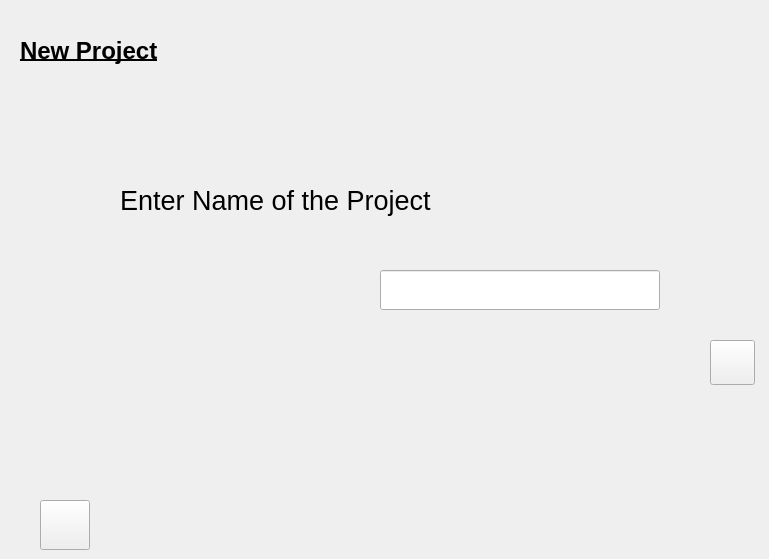
      <widget class="QWidget" name="create_new_name">
       <property name="minimumSize">
        <size>
         <width>769</width>
         <height>470</height>
        </size>
       </property>
       <widget class="QLabel" name="entername">
        <property name="geometry">
         <rect>
          <x>120</x>
          <y>170</y>
          <width>331</width>
          <height>61</height>
         </rect>
        </property>
        <property name="minimumSize">
         <size>
          <width>0</width>
          <height>0</height>
         </size>
        </property>
        <property name="font">
         <font>
          <pointsize>20</pointsize>
          <weight>50</weight>
          <bold>false</bold>
         </font>
        </property>
        <property name="text">
         <string>Enter Name of the Project</string>
        </property>
       </widget>
       <widget class="QLabel" name="head_newproject">
        <property name="geometry">
         <rect>
          <x>20</x>
          <y>20</y>
          <width>161</width>
          <height>61</height>
         </rect>
        </property>
        <property name="minimumSize">
         <size>
          <width>0</width>
          <height>0</height>
         </size>
        </property>
        <property name="font">
         <font>
          <pointsize>18</pointsize>
          <weight>75</weight>
          <bold>true</bold>
          <underline>true</underline>
         </font>
        </property>
        <property name="text">
         <string>New Project</string>
        </property>
       </widget>
       <widget class="QPushButton" name="homeButton">
        <property name="geometry">
         <rect>
          <x>40</x>
          <y>500</y>
          <width>50</width>
          <height>50</height>
         </rect>
        </property>
        <property name="minimumSize">
         <size>
          <width>50</width>
          <height>50</height>
         </size>
        </property>
        <property name="maximumSize">
         <size>
          <width>50</width>
          <height>50</height>
         </size>
        </property>
        <property name="text">
         <string/>
        </property>
        <property name="icon">
         <iconset resource="icons/icons.qrc">
          <normaloff>:/images/home.png</normaloff>:/images/home.png</iconset>
        </property>
        <property name="iconSize">
         <size>
          <width>40</width>
          <height>40</height>
         </size>
        </property>
        <property name="flat">
         <bool>false</bool>
        </property>
       </widget>
       <widget class="QPushButton" name="continueButton">
        <property name="geometry">
         <rect>
          <x>710</x>
          <y>340</y>
          <width>45</width>
          <height>45</height>
         </rect>
        </property>
        <property name="minimumSize">
         <size>
          <width>45</width>
          <height>45</height>
         </size>
        </property>
        <property name="maximumSize">
         <size>
          <width>45</width>
          <height>45</height>
         </size>
        </property>
        <property name="text">
         <string/>
        </property>
        <property name="icon">
         <iconset resource="icons/icons.qrc">
          <normaloff>:/images/right.png</normaloff>:/images/right.png</iconset>
        </property>
        <property name="iconSize">
         <size>
          <width>45</width>
          <height>45</height>
         </size>
        </property>
        <property name="checkable">
         <bool>false</bool>
        </property>
       </widget>
       <widget class="QLineEdit" name="input_projectname">
        <property name="geometry">
         <rect>
          <x>380</x>
          <y>270</y>
          <width>280</width>
          <height>40</height>
         </rect>
        </property>
        <property name="font">
         <font>
          <pointsize>18</pointsize>
         </font>
        </property>
        <property name="text">
         <string/>
        </property>
        <property name="maxLength">
         <number>65</number>
        </property>
       </widget>
      </widget>
